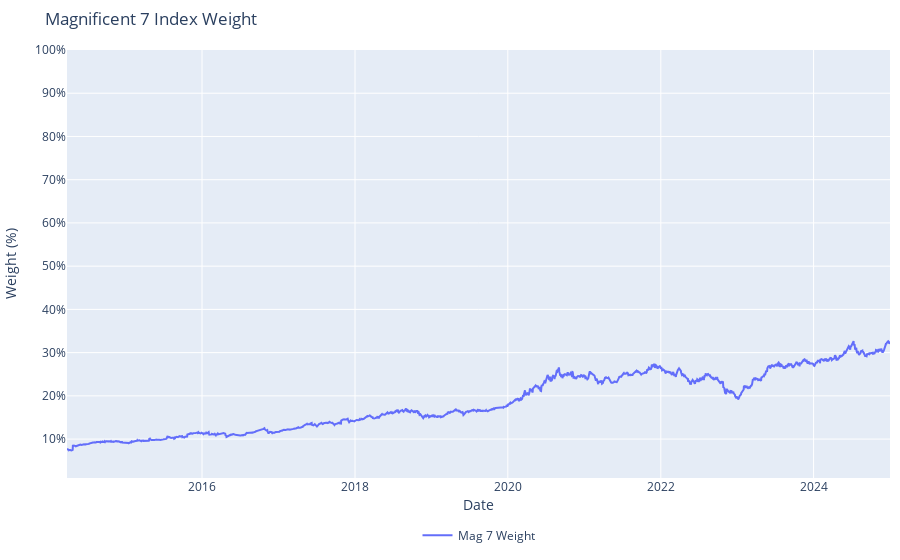

Notebook source saved alongside this figure:
### Markdown cell above
*i)* Mag 7 Weights

### Code cell
fig = go.Figure()

fig.add_trace(
    go.Scatter(
        x = mag7_weights_ts.sum(axis = 1).index,
        y = mag7_weights_ts.sum(axis = 1)*100,
        name = 'Mag 7 Weight',
        mode='lines',
    )
)

fig.update_layout(title = 'Magnificent 7 Index Weight',
                  showlegend=True,yaxis=dict(type='linear',range=[1, 100],ticksuffix='%'),
                  margin=dict(l=10, r=10, t=50, b=10),
                  legend=dict(orientation="h",yanchor="top",y=-0.1,xanchor="center",x=0.5),
                  xaxis_title = 'Date',
                  xaxis=dict(title_standoff=3) 
                )
fig.update_yaxes(title = "Weight (%)")
fig.show()

### Figure 1 — Plotly figure (JSON) as saved in the notebook; plotly's stock layout.template omitted (floating-point values rounded to 4 significant figures; data arrays with more than 128 entries replaced by an {"elided": "..."} marker saying what was removed)
{"data": [{"mode": "lines", "name": "Mag 7 Weight", "type": "scatter", "x": {"elided": "2534 str values"}, "y": {"elided": "2534 float values"}}], "layout": {"legend": {"orientation": "h", "x": 0.5, "xanchor": "center", "y": -0.1, "yanchor": "top"}, "margin": {"b": 10, "l": 10, "r": 10, "t": 50}, "showlegend": true, "title": {"text": "Magnificent 7 Index Weight"}, "xaxis": {"title": {"standoff": 3, "text": "Date"}}, "yaxis": {"range": [1, 100], "ticksuffix": "%", "title": {"text": "Weight (%)"}, "type": "linear"}}}
